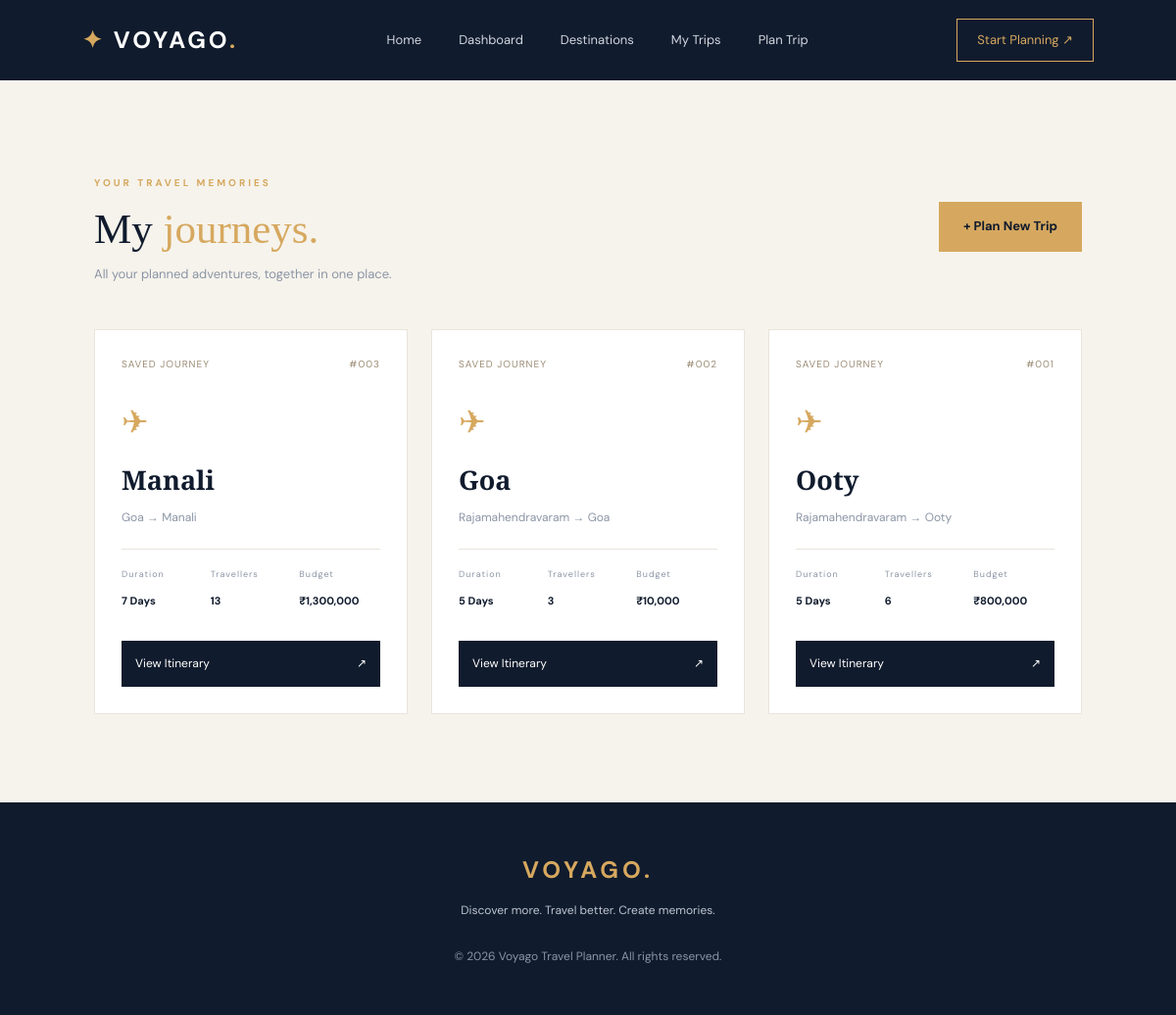
The page /my-trips on the database its author committed.
### tables this page shows
CREATE TABLE trips (
            id INTEGER PRIMARY KEY AUTOINCREMENT,
            starting_location TEXT NOT NULL,
            destination TEXT NOT NULL,
            days INTEGER NOT NULL,
            budget REAL NOT NULL,
            travelers INTEGER NOT NULL,
            preference TEXT NOT NULL,
            itinerary TEXT NOT NULL,
            created_at TIMESTAMP DEFAULT CURRENT_TIMESTAMP
        );

### app.py (the view)
@app.route("/my-trips")
def my_trips():
    conn = get_db_connection()
    trips = conn.execute(
        "SELECT * FROM trips ORDER BY id DESC"
    ).fetchall()
    conn.close()
    return render_template("my_trips.html", trips=trips)

### database.py (called while the page is built)
def get_db_connection():
    conn = sqlite3.connect(DATABASE)
    conn.row_factory = sqlite3.Row
    return conn

### templates/my_trips.html (shortened to what this page needs)
{% extends "base.html" %}
{% block content %}
<section class="my-trips-page">
    <div class="dashboard-welcome">
        <div>
            <span class="section-label">YOUR TRAVEL MEMORIES</span>
            <h1>My <span>journeys.</span></h1>
            <p>All your planned adventures, together in one place.</p>
        </div>
        <a href="{{ url_for('plan_trip') }}" class="primary-button">
            + Plan New Trip
        </a>
    </div>
    {% if trips %}
    <div class="saved-trips-grid">
        {% for trip in trips %}
        <article class="saved-trip-card">
            <div class="saved-trip-top">
                <span class="saved-trip-label">SAVED JOURNEY</span>
                <span class="saved-trip-number">
                    #{{ "%03d"|format(trip.id) }}
                </span>
            </div>
            <div class="saved-trip-icon">✈</div>
            <h2>{{ trip.destination }}</h2>
            <p class="saved-trip-route">
                {{ trip.starting_location }} → {{ trip.destination }}
            </p>
            <div class="saved-trip-meta">
                <div>
                    <span>Duration</span>
                    <strong>{{ trip.days }} Days</strong>
                </div>
                <div>
                    <span>Travellers</span>
                    <strong>{{ trip.travelers }}</strong>
                </div>
                <div>
                    <span>Budget</span>
                    <strong>₹{{ "{:,.0f}".format(trip.budget) }}</strong>
                </div>
            </div>
            <a href="{{ url_for('itinerary', trip_id=trip.id) }}"
               class="saved-trip-button">
                View Itinerary <span>↗</span>
            </a>
        </article>
        {% endfor %}
    </div>
    {% endif %}
</section>
{% endblock %}

### static/css/style.css (style rules this page uses)
:root { --navy: #101b2d; --navy-light: #192941; --gold: #d6a85f; --cream: #f6f3ec; --white: #ffffff; --muted: #8b95a5; --text: #263448; --border: #e9e5dc; --shadow: 0 15px 45px rgba(16, 27, 45, 0.08); }
* { margin: 0; padding: 0; box-sizing: border-box; }
html { scroll-behavior: smooth; }
body { font-family: 'DM Sans', sans-serif; background: var(--cream); color: var(--text); line-height: 1.6; }
a { text-decoration: none; color: inherit; }
.primary-button { display: inline-flex; align-items: center; justify-content: center; gap: 18px; background: var(--gold); color: var(--navy); padding: 15px 25px; border: none; cursor: pointer; font-weight: 700; font-size: 13px; transition: 0.3s; }
.eyebrow, .section-label { font-size: 10px; font-weight: 700; letter-spacing: 3px; color: var(--gold); }
.hero h1, .form-heading h1, .itinerary-heading h1, .destinations-heading h1, .dashboard-welcome h1 { font-family: 'Playfair Display', serif; font-size: clamp(42px, 6vw, 76px); line-height: 1.13; font-weight: 500; margin: 22px 0; }
.hero h1 span, .section-heading h2 span, .form-heading h1 span, .itinerary-heading h1 span, .destinations-heading h1 span, .dashboard-welcome h1 span { color: var(--gold); }
.intro-section, .destinations-page, .dashboard-page, .my-trips-page, .itinerary-page { padding: 90px 8%; }
.summary-card span, .saved-trip-meta span { display: block; font-size: 10px; letter-spacing: 1px; color: var(--gold); }
.dashboard-welcome { display: flex; justify-content: space-between; align-items: center; gap: 25px; margin-bottom: 45px; }
.dashboard-welcome h1 { color: var(--navy); font-size: 43px; margin: 12px 0; }
.dashboard-welcome p { color: var(--muted); font-size: 13px; }
.saved-trips-grid { display: grid; grid-template-columns: repeat(3, 1fr); gap: 24px; }
.saved-trip-card { background: white; border: 1px solid var(--border); padding: 27px; transition: .3s; }
.saved-trip-top { display: flex; justify-content: space-between; }
.saved-trip-label, .saved-trip-number { color: #9b8c76; font-size: 10px; letter-spacing: 1px; }
.saved-trip-icon { color: var(--gold); font-size: 33px; margin: 25px 0 10px; }
.saved-trip-card h2 { font-family: 'Playfair Display', serif; color: var(--navy); font-size: 27px; }
.saved-trip-route { font-size: 12px; color: var(--muted); margin: 8px 0 22px; }
.saved-trip-meta { display: grid; grid-template-columns: repeat(3, 1fr); gap: 8px; padding: 18px 0; border-top: 1px solid var(--border); }
.saved-trip-meta span { font-size: 9px; color: var(--muted); margin-bottom: 5px; }
.saved-trip-meta strong { font-size: 11px; color: var(--navy); }
.saved-trip-button { display: flex; justify-content: space-between; padding: 14px; background: var(--navy); color: white; font-size: 12px; margin-top: 12px; transition: .3s; }

### rows shown on the page
trips: id "003", destination "Manali", starting_location "Goa", days "7", travelers "13", budget "1,300,000"
trips: id "002", destination "Goa", starting_location "Rajamahendravaram", days "5", travelers "3", budget "10,000"
trips: id "001", destination "Ooty", starting_location "Rajamahendravaram", days "5", travelers "6", budget "800,000"
